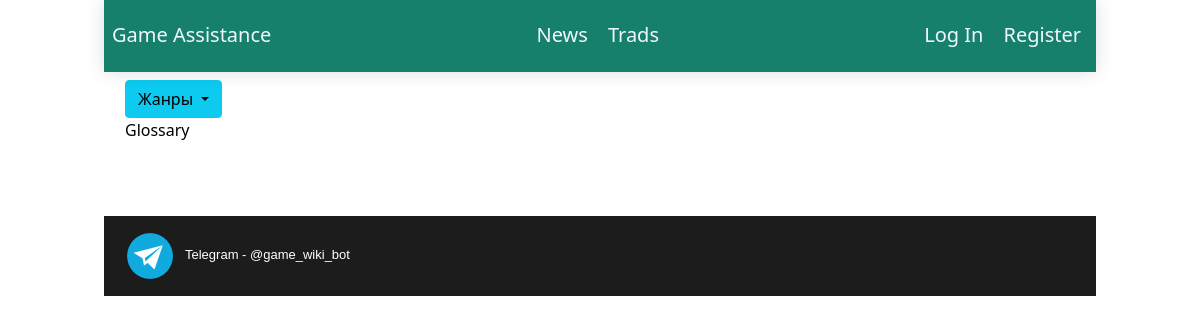
/glossary, run on an earlier commit of the app's database.
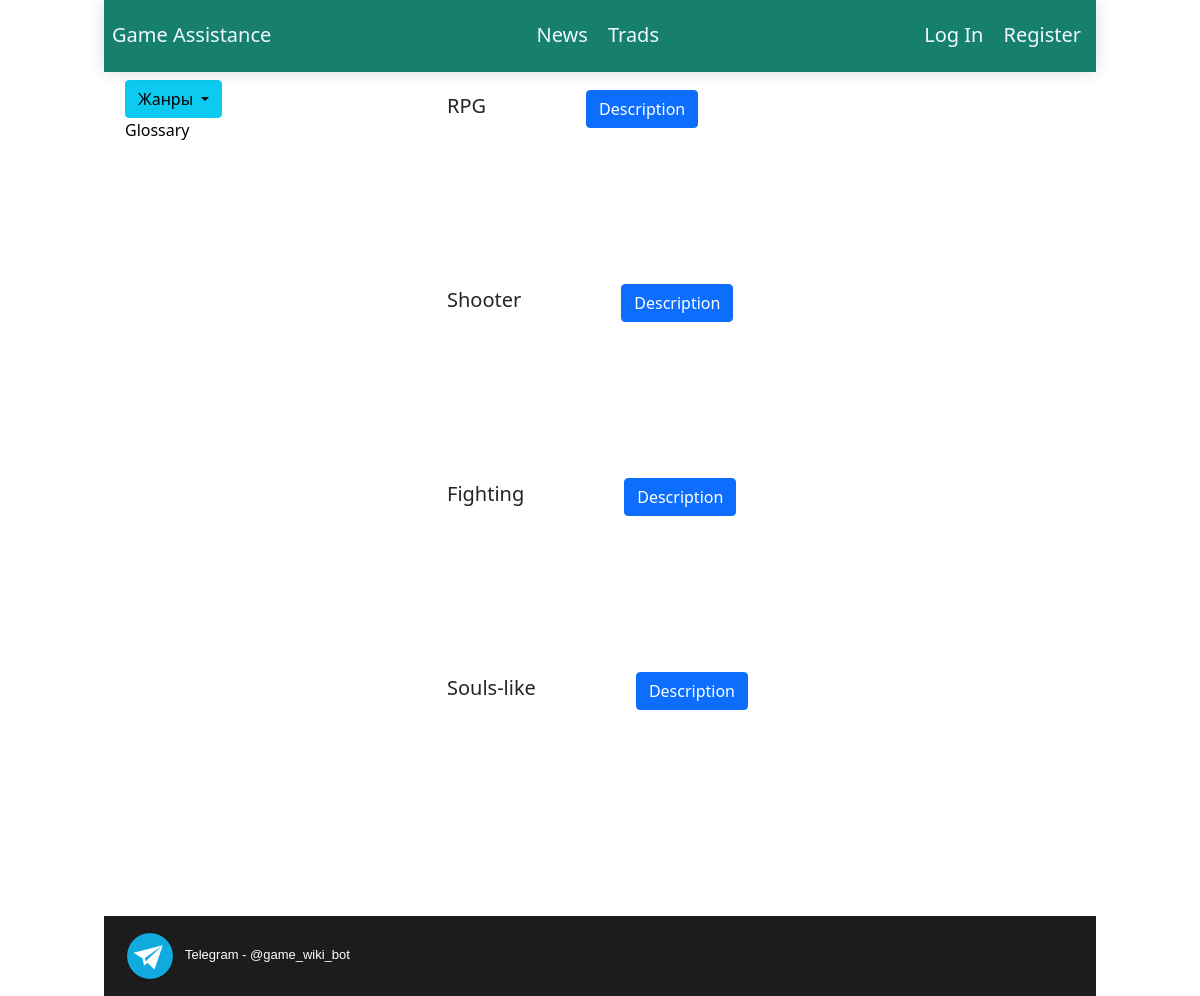
And on a later commit of the database.
### data/genres.py (models this page shows)
class Genres(SqlAlchemyBase):
    __tablename__ = "genres"
    id = sqlalchemy.Column(sqlalchemy.Integer, autoincrement=True, primary_key=True)
    title = sqlalchemy.Column(sqlalchemy.String, nullable=False)
    description = sqlalchemy.Column(sqlalchemy.String, nullable=False)

### main.py (the view)
@app.route('/glossary')
def glossary():
    themes_to_show = []
    themes = list_of_amount_of_comments()
    for i in range(5):
        try:
            themes_to_show.append(themes[i][0])
        except IndexError:
            print("IndexError")
            break
    news_to_show = []
    list_of_news = create_list_of_news_rating()
    for i in range(5):
        try:
            news_to_show.append(return_current_news_rating(list_of_news[i]))
        except IndexError:
            break
    genres = db_sess.query(Genres).all()
    return render_template('glossary.html', genres=genres, genres_mp=list(db_sess.query(Genres).all()),
                           trads=themes_to_show)

### main.py (called while the page is built)
def list_of_amount_of_comments():
    list_of_themes = []
    for theme in db_sess.query(Theme).all():
        amount_of_comments = db_sess.query(Comment).filter(Comment.main_theme_id == theme.id)
        list_of_themes.append((theme, len(list(amount_of_comments))))
    return sorted(list_of_themes, key=lambda x: x[1])

def create_list_of_news_rating():
    list_of_news = []
    for news in db_sess.query(News).all():
        id_rating = (news.id, news.rating)
        list_of_news.append(id_rating)
    return list_of_news

### templates/glossary.html (shortened to what this page needs)
{% extends "base.html" %}
{% block content %}
<div class="main">
    <div class="row">
        <div class="col-xs-0 cols-sm-4 col-md-4 col-lg-4">
            <div class="trads">
                <div class="dropdown">
                    <a class="btn btn-info dropdown-toggle" href="#"
                       role="button" id="dropdownMenuLink"
                       data-bs-toggle="dropdown" aria-expanded="false">
                        Жанры
                    </a>
                </div>
                <div class="other-links">
                    <a href="http://51.250.89.77/glossary">Glossary</a>
                    <br>
                    <br>
                </div>
            </div>
        </div>
        <div class="col-xs-12 col-sm-8 col-md-8 col-lg-8">
            <div class="glossary">
                {% for genre in genres %}
                <div class="single-description">
                    <div class="single-description-ins">
                        <p>
                            <span style="font-size: 20px; margin-right: 100px;">{{ genre.title }}</span><button class="btn btn-primary" type="button" data-bs-toggle="collapse" data-bs-target="#collapse{{genre.title}}" aria-expanded="false" aria-controls="collapse{{genre.title}}">
                                Description
                              </button>
                        </p>
                    </div>
                    <div style="min-height: 120px;">
                    </div>
                </div>
                {% endfor %}
            </div>
        </div>
    </div>
</div>
{% endblock %}

### templates/base.html (shortened to what this page needs)
<!DOCTYPE html>
<html lang="en">
<head>
    <link rel="stylesheet" href="/static/css/style.css">
    <link href="https://cdn.jsdelivr.net/npm/bootstrap@5.1.3/dist/css/bootstrap.min.css"
     rel="stylesheet">
    <link rel="stylesheet" href="https://unpkg.com/flexboxgrid2@[version]/flexboxgrid2.css">
</head>
<body>
    <div class="hehe">
        <header class="main-page-header">
            <div class="logo">
                <a href="http://51.250.89.77" style="color: aliceblue; text-decoration: none; font-size: 20px;">Game Assistance</a>
            </div>
            <div class="navigation">
                <a href="http://51.250.89.77/all_news/0-10" style="color: aliceblue; text-decoration: none;">News</a>&emsp;<a href="http://51.250.89.77/all_themes/0-10" style="color: aliceblue; text-decoration: none;">Trads</a>
            </div>
            <div class="login-user">
                {% if current_user.is_authenticated %}
                <a class="navbar-brand" href="http://51.250.89.77/logout" style="color: aliceblue; text-decoration: none;">{{ current_user.name }}</a>
                {% else %}
                <a href="http://51.250.89.77/login" style="color: aliceblue; text-decoration: none;">Log In</a>&emsp;<a href="http://51.250.89.77/registration" style="color: aliceblue; text-decoration: none;">Register</a>
                {% endif %}
            </div>
    </header>
    </div>
    <div class="main-container">
        {% block content %}{% endblock %}
    </div>
    <footer class="footer">
        <div class="footer-container">
            <div class="row">
                <div class="col-lg-12 col-md-12 col-sm-12 col-xs-12">
                    <div class="contacts">
                        <img src="{{ url_for('static', filename='img/telegram.jpg') }}" style="width: 50px; height: 50px; margin-right: 10px">Telegram - @game_wiki_bot
                    </div>
                </div>
            </div>
        </div>
    </footer>
</body>
</html>

### static/css/style.css (style rules this page uses)
body { font-family: sans-serif; }
.main-page-header { position: fixed; top: 0; width: 100%; height: 72px; box-shadow: 0px 0px 16px rgba(38, 38, 38, 0.16); background-color: #17806d; padding-left: 8px; padding-right: 8px; max-width: 992px; margin: auto; display: flex; z-index: 999; justify-content: space-between; padding-top: 15px; padding-right: 15px; }
.logo { margin-top: 5px; }
.navigation { font-size: 1.25rem; margin-top: 5px; }
.login-user { font-size: 1.25rem; margin-top: 5px; }
.hehe { display: flex; justify-content: center; }
.trads { padding-left: 8px; }
.main-container { padding-top: 80px; padding-left: 79px; padding-right: 79px; margin-left: auto; margin-right: auto; max-width: 1124px; box-sizing: border-box; }
.single-description { margin-bottom: 20px; }
.single-description-ins { display: flex; justify-content: stretch; }
.glossary { padding-top: 10px; }
.other-links a { color: black; text-decoration: none; }
.footer { margin-top: 31px; width: 100%; background-color: #1c1c1c; margin: auto; font-family: sans-serif; font-size: 13px; line-height: 15px; max-width: 992px; margin-top: 50px; color: white; padding-left: 21px; padding-right: 21px; padding-top: 15px; padding-bottom: 15px; }

What changed in the data, as far as the page shows it:
added Genres: title "RPG"
added Genres: title "Shooter"
added Genres: title "Fighting"
added Genres: title "Souls-like"
